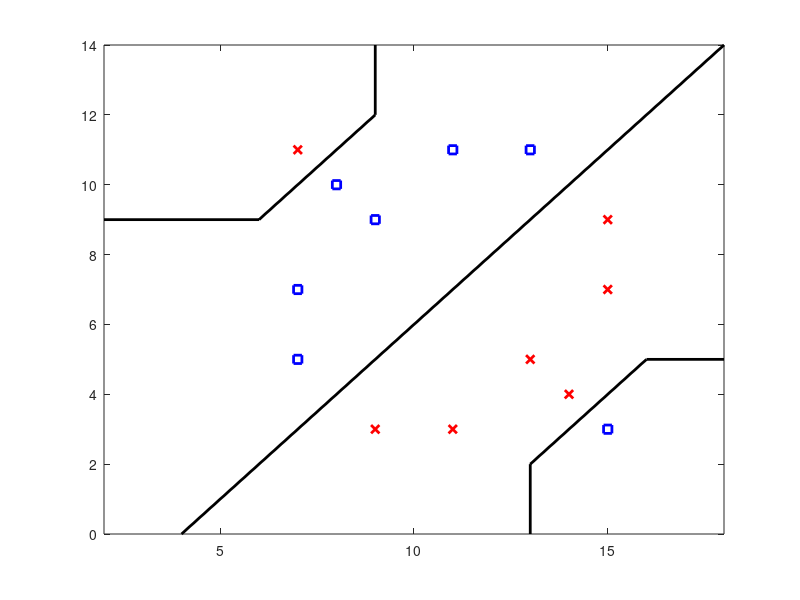

Reproduce this figure in MATLAB.

c1=[7, 11;15, 9;15, 7;13, 5;14, 4;9, 3;11, 3];
c2=[11, 11;13, 11;8, 10;9, 9;7, 7;7, 5;15, 3];

plot(c1(:,1),c1(:,2),'rx','LineWidth',2);
hold on;
plot(c2(:,1),c2(:,2),'bs','LineWidth',2);

plot([4 18],[0 14],'k','LineWidth',2);%centerline

plot([2 6 9 9],[9 9 12 14],'k','LineWidth',2);%upperleft boundary
plot([13 13 16 18],[0 2 5 5],'k','LineWidth',2);%upperleft boundary

axis([2 18 0 14])

